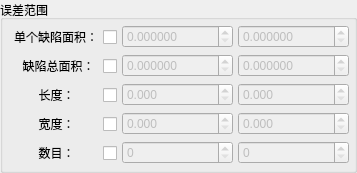
        <widget class="QGroupBox" name="groupBox_5">
         <property name="title">
          <string>误差范围</string>
         </property>
         <layout class="QGridLayout" name="gridLayout_3">
          <property name="leftMargin">
           <number>5</number>
          </property>
          <property name="topMargin">
           <number>5</number>
          </property>
          <property name="rightMargin">
           <number>5</number>
          </property>
          <property name="bottomMargin">
           <number>5</number>
          </property>
          <property name="spacing">
           <number>5</number>
          </property>
          <item row="3" column="0">
           <widget class="QCheckBox" name="cb_width">
            <property name="layoutDirection">
             <enum>Qt::RightToLeft</enum>
            </property>
            <property name="text">
             <string>宽度：       </string>
            </property>
            <property name="checkable">
             <bool>true</bool>
            </property>
           </widget>
          </item>
          <item row="2" column="0">
           <widget class="QCheckBox" name="cb_length">
            <property name="layoutDirection">
             <enum>Qt::RightToLeft</enum>
            </property>
            <property name="text">
             <string>长度：       </string>
            </property>
            <property name="checkable">
             <bool>true</bool>
            </property>
           </widget>
          </item>
          <item row="1" column="0">
           <widget class="QCheckBox" name="cb_totalBadArea">
            <property name="layoutDirection">
             <enum>Qt::RightToLeft</enum>
            </property>
            <property name="text">
             <string>缺陷总面积： </string>
            </property>
            <property name="checkable">
             <bool>true</bool>
            </property>
           </widget>
          </item>
          <item row="0" column="0">
           <widget class="QCheckBox" name="cb_singleBadArea">
            <property name="layoutDirection">
             <enum>Qt::RightToLeft</enum>
            </property>
            <property name="text">
             <string>单个缺陷面积：</string>
            </property>
            <property name="checkable">
             <bool>true</bool>
            </property>
           </widget>
          </item>
          <item row="4" column="0">
           <widget class="QCheckBox" name="cb_count">
            <property name="layoutDirection">
             <enum>Qt::RightToLeft</enum>
            </property>
            <property name="text">
             <string>数目：       </string>
            </property>
            <property name="checkable">
             <bool>true</bool>
            </property>
           </widget>
          </item>
          <item row="4" column="1">
           <widget class="QSpinBox" name="sp_countMin">
            <property name="enabled">
             <bool>false</bool>
            </property>
            <property name="minimumSize">
             <size>
              <width>70</width>
              <height>0</height>
             </size>
            </property>
            <property name="buttonSymbols">
             <enum>QAbstractSpinBox::UpDownArrows</enum>
            </property>
            <property name="minimum">
             <number>0</number>
            </property>
            <property name="maximum">
             <number>9999999</number>
            </property>
           </widget>
          </item>
          <item row="4" column="2">
           <widget class="QSpinBox" name="sp_countMax">
            <property name="enabled">
             <bool>false</bool>
            </property>
            <property name="minimumSize">
             <size>
              <width>70</width>
              <height>0</height>
             </size>
            </property>
            <property name="buttonSymbols">
             <enum>QAbstractSpinBox::UpDownArrows</enum>
            </property>
            <property name="minimum">
             <number>0</number>
            </property>
            <property name="maximum">
             <number>9999999</number>
            </property>
           </widget>
          </item>
          <item row="0" column="1">
           <widget class="QDoubleSpinBox" name="dsp_singleBadAreaMin">
            <property name="enabled">
             <bool>false</bool>
            </property>
            <property name="minimumSize">
             <size>
              <width>70</width>
              <height>0</height>
             </size>
            </property>
            <property name="buttonSymbols">
             <enum>QAbstractSpinBox::UpDownArrows</enum>
            </property>
            <property name="decimals">
             <number>6</number>
            </property>
            <property name="maximum">
             <double>9999999.990000000223517</double>
            </property>
           </widget>
          </item>
          <item row="0" column="2">
           <widget class="QDoubleSpinBox" name="dsp_singleBadAreaMax">
            <property name="enabled">
             <bool>false</bool>
            </property>
            <property name="minimumSize">
             <size>
              <width>70</width>
              <height>0</height>
             </size>
            </property>
            <property name="buttonSymbols">
             <enum>QAbstractSpinBox::UpDownArrows</enum>
            </property>
            <property name="decimals">
             <number>6</number>
            </property>
            <property name="maximum">
             <double>9999999.990000000223517</double>
            </property>
           </widget>
          </item>
          <item row="1" column="1">
           <widget class="QDoubleSpinBox" name="dsp_totalBadAreaMin">
            <property name="enabled">
             <bool>false</bool>
            </property>
            <property name="minimumSize">
             <size>
              <width>70</width>
              <height>0</height>
             </size>
            </property>
            <property name="buttonSymbols">
             <enum>QAbstractSpinBox::UpDownArrows</enum>
            </property>
            <property name="decimals">
             <number>6</number>
            </property>
            <property name="maximum">
             <double>9999999.990000000223517</double>
            </property>
           </widget>
          </item>
          <item row="1" column="2">
           <widget class="QDoubleSpinBox" name="dsp_totalBadAreaMax">
            <property name="enabled">
             <bool>false</bool>
            </property>
            <property name="minimumSize">
             <size>
              <width>70</width>
              <height>0</height>
             </size>
            </property>
            <property name="buttonSymbols">
             <enum>QAbstractSpinBox::UpDownArrows</enum>
            </property>
            <property name="decimals">
             <number>6</number>
            </property>
            <property name="maximum">
             <double>9999999.990000000223517</double>
            </property>
           </widget>
          </item>
          <item row="2" column="1">
           <widget class="QDoubleSpinBox" name="dsp_lengthMin">
            <property name="enabled">
             <bool>false</bool>
            </property>
            <property name="buttonSymbols">
             <enum>QAbstractSpinBox::UpDownArrows</enum>
            </property>
            <property name="decimals">
             <number>3</number>
            </property>
            <property name="maximum">
             <double>999.990000000000009</double>
            </property>
           </widget>
          </item>
          <item row="2" column="2">
           <widget class="QDoubleSpinBox" name="dsp_lengthMax">
            <property name="enabled">
             <bool>false</bool>
            </property>
            <property name="buttonSymbols">
             <enum>QAbstractSpinBox::UpDownArrows</enum>
            </property>
            <property name="decimals">
             <number>3</number>
            </property>
            <property name="maximum">
             <double>999.990000000000009</double>
            </property>
           </widget>
          </item>
          <item row="3" column="1">
           <widget class="QDoubleSpinBox" name="dsp_widthMin">
            <property name="enabled">
             <bool>false</bool>
            </property>
            <property name="buttonSymbols">
             <enum>QAbstractSpinBox::UpDownArrows</enum>
            </property>
            <property name="decimals">
             <number>3</number>
            </property>
            <property name="maximum">
             <double>999.990000000000009</double>
            </property>
           </widget>
          </item>
          <item row="3" column="2">
           <widget class="QDoubleSpinBox" name="dsp_widthMax">
            <property name="enabled">
             <bool>false</bool>
            </property>
            <property name="buttonSymbols">
             <enum>QAbstractSpinBox::UpDownArrows</enum>
            </property>
            <property name="decimals">
             <number>3</number>
            </property>
            <property name="maximum">
             <double>999.990000000000009</double>
            </property>
           </widget>
          </item>
         </layout>
        </widget>
